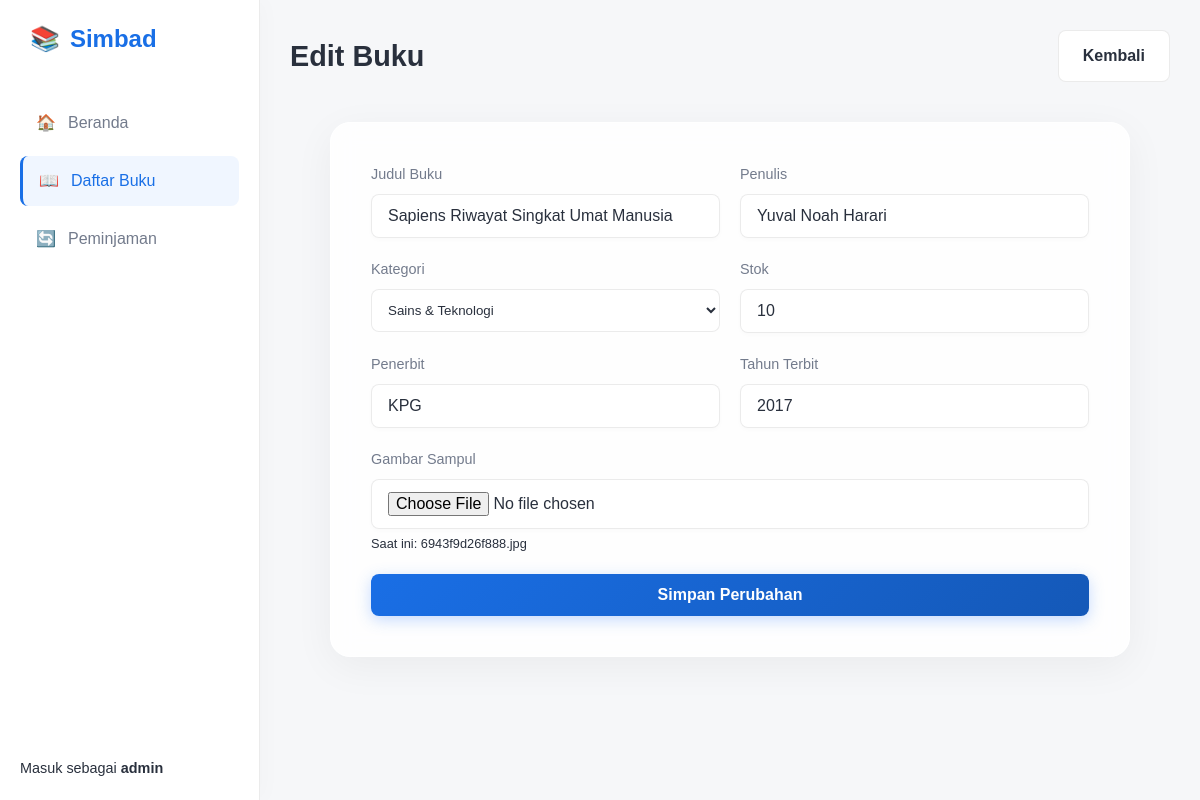
Screenshot of /book_form.php?id=6 (signed in) with the database file from the repository.
### tables this page shows
CREATE TABLE `buku` (
  `id` int(11) NOT NULL AUTO_INCREMENT,
  `judul` varchar(255) NOT NULL,
  `penulis` varchar(100) NOT NULL,
  `penerbit` varchar(100) DEFAULT NULL,
  `tahun_terbit` year(4) DEFAULT NULL,
  `kategori_id` int(11) NOT NULL,
  `stok` int(11) NOT NULL DEFAULT 0,
  `gambar_sampul` varchar(255) DEFAULT NULL,
  `dibuat_pada` timestamp NULL DEFAULT CURRENT_TIMESTAMP,
  PRIMARY KEY (`id`),
  KEY `kategori_id` (`kategori_id`),
  CONSTRAINT `fk_buku_kategori` FOREIGN KEY (`kategori_id`) REFERENCES `kategori` (`id`) ON DELETE CASCADE
);

CREATE TABLE `kategori` (
  `id` int(11) NOT NULL AUTO_INCREMENT,
  `nama_kategori` varchar(100) NOT NULL,
  PRIMARY KEY (`id`)
);

### book_form.php (the view, shortened to what this page needs)
<?php
require_once 'config/config.php';
$id = $_GET['id'] ?? null;
$book = null;
$categories = $pdo->query("SELECT * FROM kategori")->fetchAll();
if ($id) {
    $stmt = $pdo->prepare("SELECT * FROM buku WHERE id = ?");
    $stmt->execute([$id]);
    $book = $stmt->fetch();
}
?>
<!DOCTYPE html>
<html lang="id">
<head>
    <link rel="stylesheet" href="assets/css/style.css">
</head>
<body>
    <div class="dashboard-grid">
        <?php include 'includes/sidebar.php'; ?>
        <main class="main-content">
            <div class="top-bar">
                <h1 class="page-title"><?php echo $id ? 'Edit' : 'Tambah'; ?> Buku</h1>
                <a href="books.php" class="btn" style="background: white; border: 1px solid var(--glass-border); color: var(--text-main);">Kembali</a>
            </div>
            <div class="auth-card" style="max-width: 800px; margin: 0 auto; width: 100%;">
                <form method="POST" enctype="multipart/form-data">
                    <div style="display: grid; grid-template-columns: 1fr 1fr; gap: 20px;">
                        <div class="form-group">
                            <label>Judul Buku</label>
                            <input type="text" name="title" value="<?php echo htmlspecialchars($book['judul'] ?? ''); ?>" required>
                        </div>
                        <div class="form-group">
                            <label>Penulis</label>
                            <input type="text" name="author" value="<?php echo htmlspecialchars($book['penulis'] ?? ''); ?>" required>
                        </div>
                    </div>
                    <div style="display: grid; grid-template-columns: 1fr 1fr; gap: 20px;">
                        <div class="form-group">
                            <label>Kategori</label>
                            <select name="category_id" style="width: 100%; padding: 12px; background: white; border: 1px solid var(--glass-border); color: var(--text-main); border-radius: 8px;">
                                <?php foreach($categories as $cat): ?>
                                    <option value="<?php echo $cat['id']; ?>" <?php echo ($book && $book['kategori_id'] == $cat['id']) ? 'selected' : ''; ?>>
                                        <?php echo htmlspecialchars($cat['nama_kategori']); ?>
                                    </option>
                                <?php endforeach; ?>
                            </select>
                        </div>
                        <div class="form-group">
                            <label>Stok</label>
                            <input type="number" name="stock" value="<?php echo htmlspecialchars($book['stok'] ?? '0'); ?>" required>
                        </div>
                    </div>
                    <div style="display: grid; grid-template-columns: 1fr 1fr; gap: 20px;">
                         <div class="form-group">
                            <label>Penerbit</label>
                            <input type="text" name="publisher" value="<?php echo htmlspecialchars($book['penerbit'] ?? ''); ?>">
                        </div>
                        <div class="form-group">
                             <label>Tahun Terbit</label>
                            <input type="number" name="year" value="<?php echo htmlspecialchars($book['tahun_terbit'] ?? ''); ?>">
                        </div>
                    </div>
                    <div class="form-group">
                        <label>Gambar Sampul</label>
                        <input type="file" name="cover_image">
                        <?php if(isset($book['gambar_sampul']) && $book['gambar_sampul']): ?>
                            <p style="font-size: 0.8rem; color: var(--text-muted); margin-top: 5px;">Saat ini: <?php echo htmlspecialchars($book['gambar_sampul']); ?></p>
                        <?php endif; ?>
                    </div>
                    <button type="submit" class="btn btn-primary btn-block">
                        <?php echo $id ? 'Simpan Perubahan' : 'Simpan Buku'; ?>
                    </button>
                </form>
            </div>
        </main>
    </div>
</body>
</html>

### assets/css/style.css (style rules this page uses)
:root { --primary: 215, 80%, 50%; --primary-dark: 215, 80%, 40%; --secondary: 170, 70%, 45%; --accent: 340, 70%, 55%; --bg-dark: 220, 20%, 97%; --bg-card: 0, 0%, 100%; --text-main: 220, 20%, 20%; --text-muted: 220, 10%, 50%; --glass-bg: rgba(255, 255, 255, 0.85); --glass-border: rgba(0, 0, 0, 0.08); --error: 0, 70%, 55%; --success: 140, 60%, 45%; --radius-sm: 8px; --radius-md: 12px; --radius-lg: 20px; }
* { margin: 0; padding: 0; box-sizing: border-box; font-family: 'Outfit', sans-serif; }
body { background-color: hsl(var(--bg-dark)); color: hsl(var(--text-main)); line-height: 1.6; overflow-x: hidden; }
.auth-card { background: var(--glass-bg); backdrop-filter: blur(12px); border: 1px solid white; padding: 40px; border-radius: var(--radius-lg); box-shadow: 0 10px 40px rgba(0, 0, 0, 0.05); }
.form-group { margin-bottom: 20px; }
.form-group label { display: block; margin-bottom: 8px; font-size: 0.9rem; color: hsl(var(--text-muted)); font-weight: 500; }
.form-group input { width: 100%; padding: 12px 16px; background: white; border: 1px solid var(--glass-border); border-radius: var(--radius-sm); color: var(--text-main); font-size: 1rem; transition: all 0.3s ease; box-shadow: 0 2px 5px rgba(0, 0, 0, 0.02); }
.btn { padding: 12px 24px; border: none; border-radius: var(--radius-sm); font-size: 1rem; font-weight: 600; cursor: pointer; transition: all 0.3s ease; display: inline-flex; align-items: center; justify-content: center; text-decoration: none; }
.btn-block { width: 100%; }
.btn-primary { background: linear-gradient(135deg, hsl(var(--primary)), hsl(var(--primary-dark))); color: white; box-shadow: 0 4px 15px rgba(66, 135, 245, 0.3); }
.dashboard-grid { display: grid; grid-template-columns: 260px 1fr; min-height: 100vh; }
.main-content { padding: 30px; overflow-y: auto; }
.top-bar { display: flex; justify-content: space-between; align-items: center; margin-bottom: 40px; }
.page-title { font-size: 1.8rem; font-weight: 700; color: var(--text-main); }

### rows the page displays
buku: title "Sapiens Riwayat Singkat Umat Manusia", author "Yuval Noah Harari", category_id "Sains & Teknologi", stock "10", publisher "KPG", year "2017", gambar_sampul "6943f9d26f888.jpg"

### other values shown
$_SESSION['username'] "admin"
